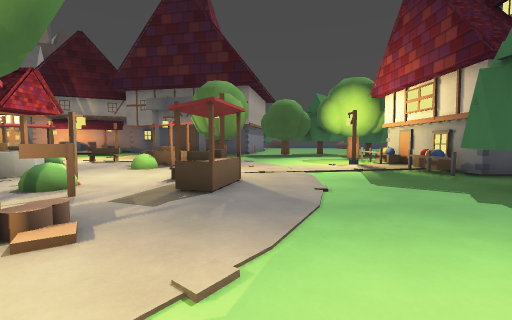
view 1 (above)

23 first-person views from a walk through a 3-D level made in the Godot game engine. The camera is 1.5 m above the floor, tilts 4° down and sees 90° across. The floor is counted in squares, 2 m on a side. Each view is taken from the middle of a square. On the plan, view 1 faces up. The plan holds only what a view shows up to about 9 squares ahead; the rest is blank. The place goes on beyond the plan. Characters and animated objects are left out. Some surface patterns are stand-ins.

view 2
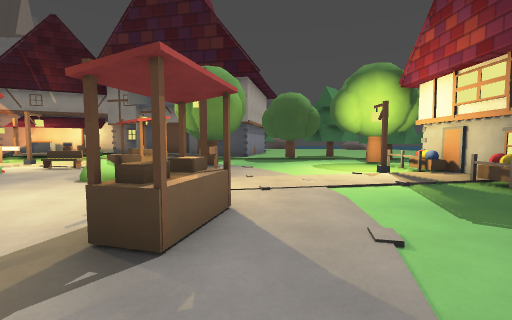

view 3
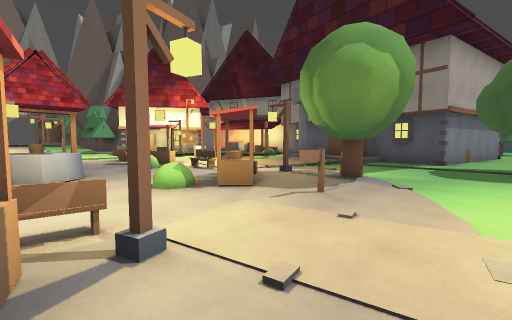

view 4
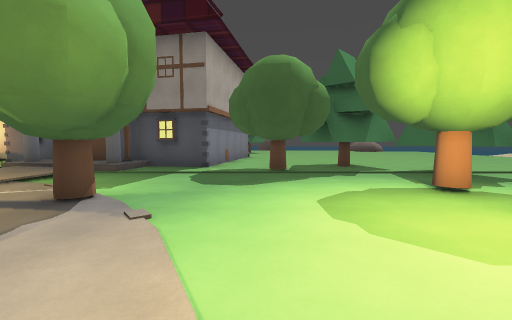

view 5
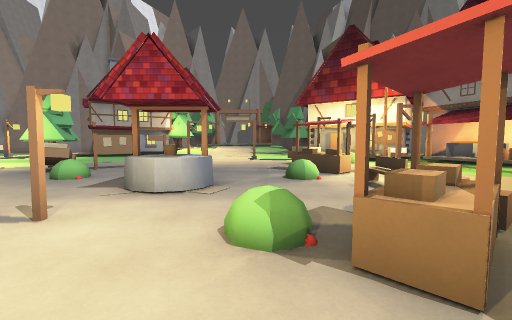

view 6
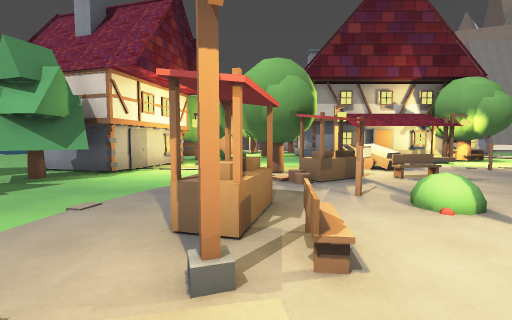

view 7
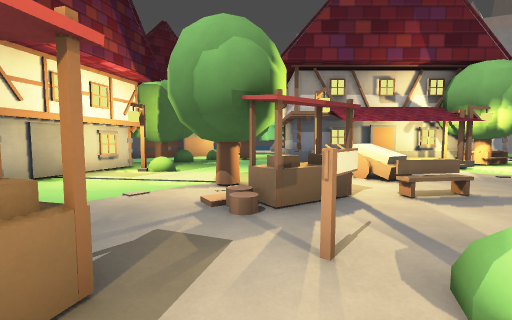

view 8
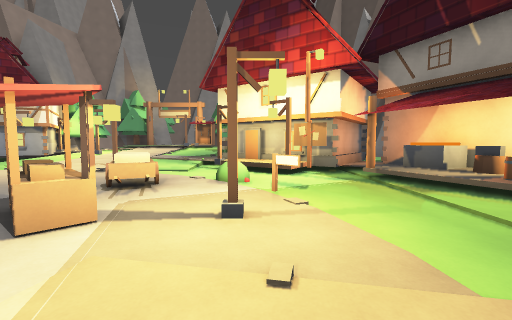

view 9
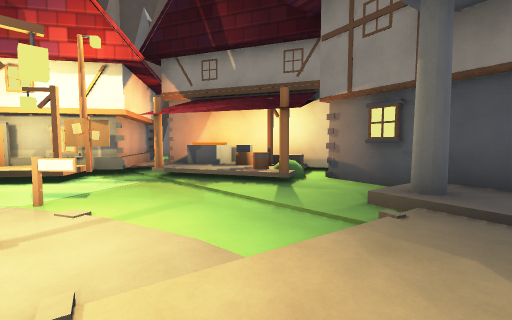

view 10
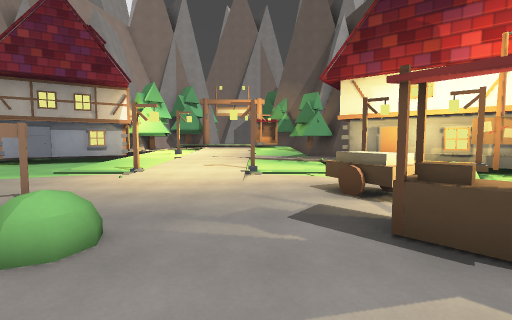

view 11
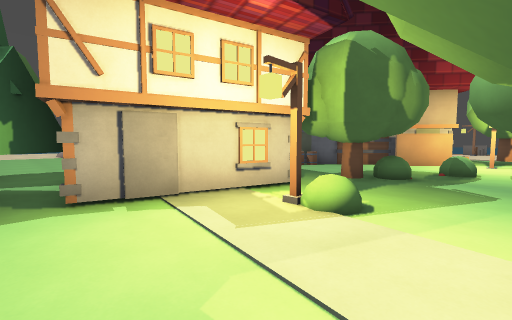

view 12
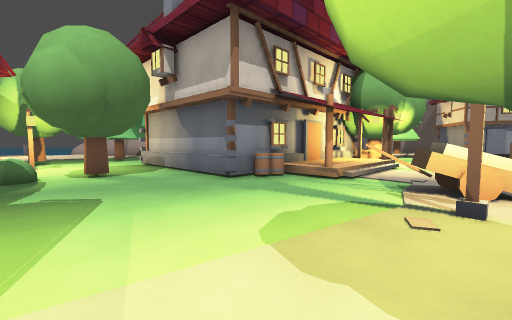

view 13
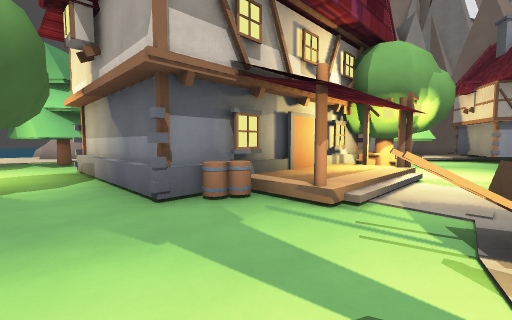

view 14
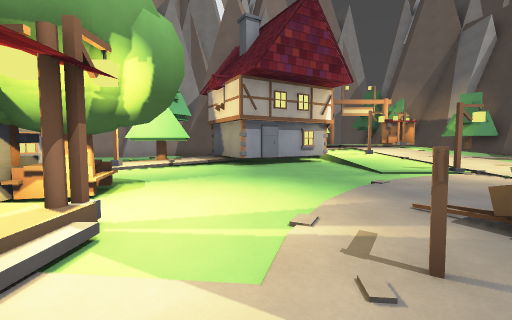

view 15
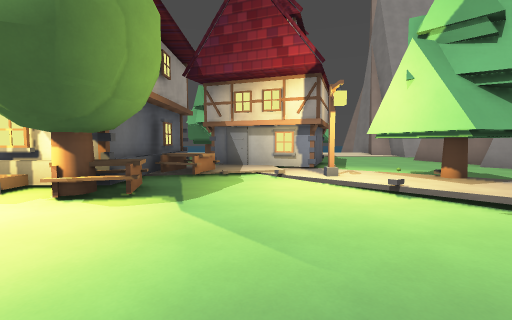

view 16
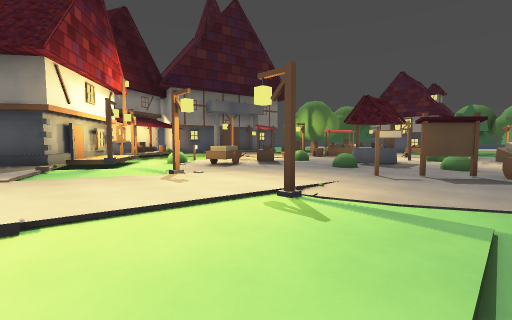

view 17
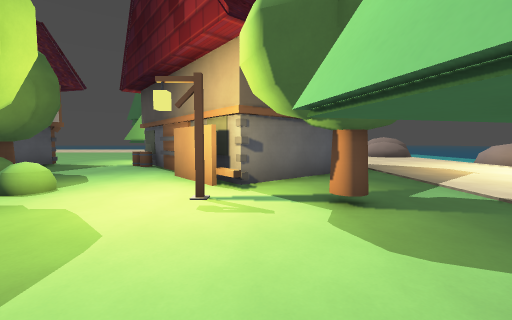

view 18
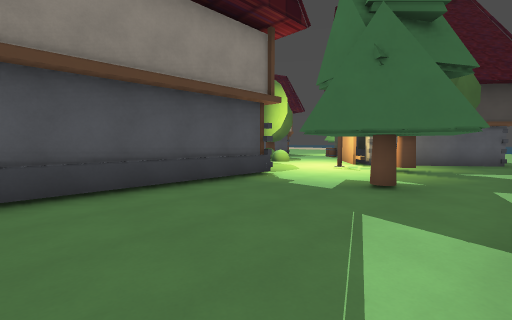

view 19
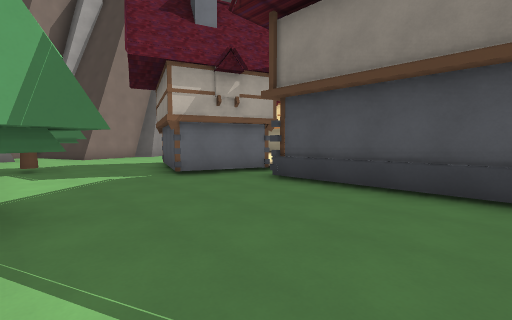

view 20
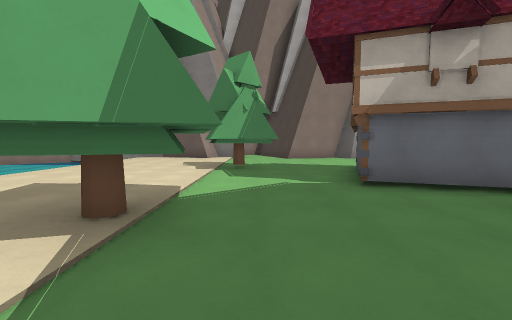

view 21
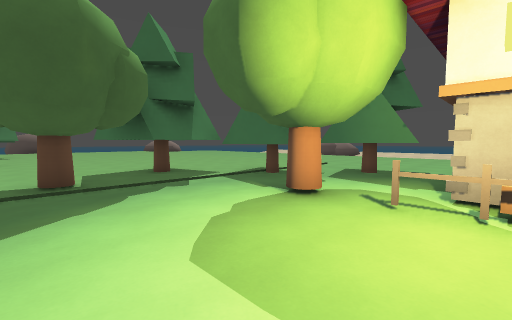

view 22
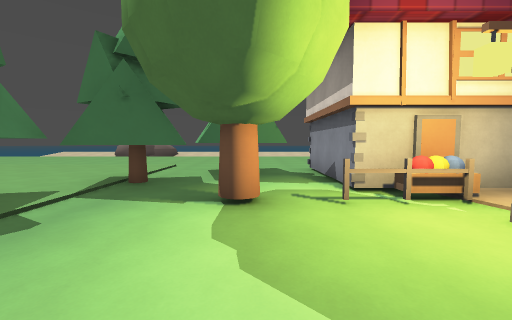

view 23
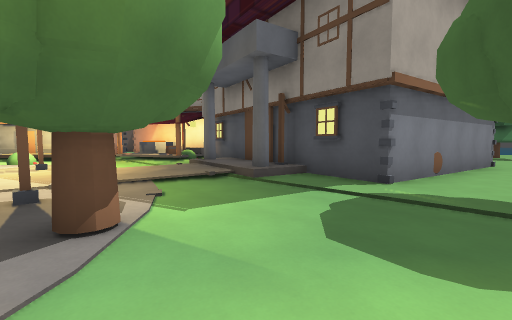

### Floor plan
Key: @ floor where view 1 was taken; # wall or solid block; x gap in a wall; . main floor; : floor 0.25 m higher than the main floor; + floor 0.5 m higher than the main floor; / step, stairs or slope; D closed door; = window, fence, low wall or low ledge; ^ raised ledge; C crate; B bucket; T thing the floor can be seen under or through; A ball; P pillar; S stump; R barrel; L block; E cart; N bench; F table; I streetlight; H shed; O other object.
Columns run from 15 left of view 1 to 11 right of it. Each row starts with its distance up from view 1.
 21                 ..
 20                #...
 19                #....
 18                #.....  ...
 17      ###        ..........
 16   ##########  ##..T ......
 15  /#/^SR#.P+D###...TT .....
 14  ##//L/..///P.....TTT ....
 13   ##...../:/........TTT...
 12  ###...../:/..........TT..
 11 #DD/==#..:::.......#..TT...
 10 /##.=.......##.............
  9 +//..EE#C..OC......#####.
  8 +//..E.C==..Cx#....=D
  7 ///I........^......O#
  6 +:::.....BB........O##
  5 +:::...=.BB...C....T.
  4 ///I/.#.....A.C....T
  3 ///...##==........T
  2 ///....OL...#C....TT
  1 .......L...N##....TT   ....
  0 D.......#.LL##.@.D#TT......
 -1 D..........L.....D#  ..
 -2 #......////....=x#
 -3 #....F.I++/......###.
 -4 #/...F##DD#R.........
 -5 #//...#   ##....=....
 -6 /:./=##    #...=...##
 -7 ./H::/#    #.#.=...R
 -8 .H  H.#    #.....DD
 -9 .H  H.######..#.C##
-10 ...H...........###
-11 ..............#..#
-12 ##.........#.....##
-13 ##.. ##...........x

Positions as (right, up) in squares from view 1, and headings:
1: (0, 0), facing up
2: (0, 2), facing up
3: (1, 5), facing up-left
4: (1, 7), facing up
5: (-1, 7), facing left
6: (-1, 7), facing down
7: (-2, 5), facing down
8: (-5, 11), facing left
9: (-5, 11), facing up-left
10: (-6, 7), facing left
11: (-1, 1), facing down-right
12: (0, 0), facing down-left
13: (-2, -1), facing down-left
14: (-6, -1), facing left
15: (-12, 0), facing down
16: (-15, 2), facing up-right
17: (-4, -10), facing right
18: (-8, -13), facing up-right
19: (-6, -13), facing up-left
20: (-7, -12), facing left
21: (1, 9), facing up-right
22: (1, 11), facing right
23: (1, 10), facing up-left
